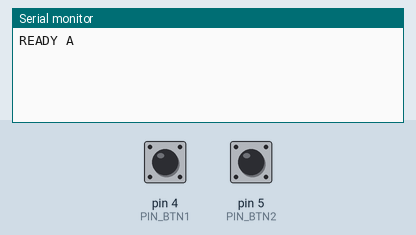
This sketch was run on a simulated Arduino Uno, built with avr-gcc and run on an emulated ATmega328P. Shown: the last lines printed to the serial monitor. The test bench sets the inputs (shaded band); at power-on: pin 4 (PIN_BTN1) HIGH, pin 5 (PIN_BTN2) HIGH.

Above: at 1.2 s.
1.3 s: pin 4 (PIN_BTN1) pulled LOW for 0.15 s
At 2.6 s:
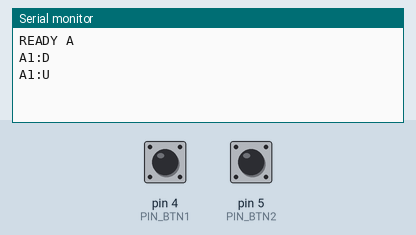
2.9 s: pin 5 (PIN_BTN2) pulled LOW for 0.15 s
At 3.04 s:
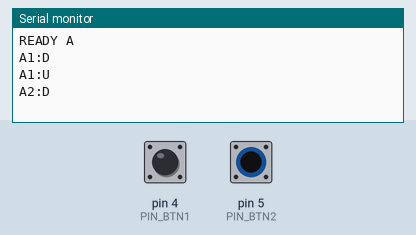

The sketch:

esp32-button.ino
```cpp
/*
 * 人机辩论赛 · 抢话按钮（USB 串口版）· ESP32-C3 安全版
 * ============================================================
 * 数据线连电脑 → 浏览器（大屏页面）通过 Web Serial 直接读取按钮事件
 *   ESP32 只做「中转」：按钮 → 串口 → 大屏网页 → 亮灯/计时/抢话仲裁 → （可选）转发给智能体
 *   零网络依赖，实测约 0.1 秒，正式比赛首选这个版本。
 *
 * ★★★ 本版修正了 ESP32-C3 的致命引脚冲突 ★★★
 *   C3 的 GPIO18 = USB D-，GPIO19 = USB D+，是芯片原生 USB 的差分线。
 *   旧版把 GPIO18 当蜂鸣器并 pinMode(OUTPUT) + digitalWrite(LOW)，会直接把 USB 掐断：
 *   表现就是「下载模式能连、按 RST 后电脑里板子彻底消失、串口监视器空白」。
 *   本版把蜂鸣器移到 GPIO10，按钮移到 4/5/6/7，并加了编译期防线：一旦改回 18/19 直接报错。
 *
 * ★ 本文件已预置为「正方 侧」那块板（BOARD 'A'），按钮对应：正方一辩（GPIO 4）、正方三辩（GPIO 5）
 *
 * 接线（ESP32-C3 推荐引脚）：
 *   按钮1  —— GPIO 4   —— 另一端接 GND
 *   按钮2  —— GPIO 5   —— 另一端接 GND
 *   按钮3  —— GPIO 6   —— 另一端接 GND   （仅 BOARD '4' 用）
 *   按钮4  —— GPIO 7   —— 另一端接 GND   （仅 BOARD '4' 用）
 *   蜂鸣器 —— GPIO 10  —— 有源蜂鸣器正极接 10、负极接 GND（可选，没接就保持 HAS_BUZZER 0）
 *   （INPUT_PULLUP，按下读到 LOW，不需要电阻）
 *
 * ★ C3 引脚禁区（务必避开，接了就会出各种怪问题）：
 *   GPIO18 / GPIO19   → USB D- / D+（占用即断联）
 *   GPIO20 / GPIO21   → UART0 RX / TX（串口日志）
 *   GPIO8  / GPIO9    → 启动 strapping / BOOT 按键
 *   GPIO11 ~ GPIO17   → 片上 Flash，绝对不能碰
 *
 * 通信协议（115200，每行一条，\n 结尾）：
 *   板上报： A1:D / A1:U      板号+按钮号 : D按下 / U松开
 *            READY A          上电握手（大屏可据此确认板子活着）
 *            A:BEAT           每 5 秒心跳（确认 USB 链路没断）
 *            A:PONG           回应电脑的 A:PING
 *   电脑下发：A:BUZZ            蜂鸣提示
 *            A:HINT            「轮到你了」三闪
 *            A:PING → PONG     链路自检
 *
 * 板号与按钮号：
 *   BOARD 'A'（正方）→ A1=正方一辩  A2=正方三辩
 *   BOARD 'B'（反方）→ B1=反方一辩  B2=反方三辩
 *   BOARD '4'（一板四键）→ 41=正方一辩 42=正方三辩 43=反方一辩 44=反方三辩
 *
 * 编译：Arduino IDE → 开发板选 "ESP32C3 Dev Module"
 *       → USB CDC On Boot = Enabled → 端口选板子的 COM
 */

#define BOARD        'A'   // ★ 已预置：'A'=正方 / 'B'=反方 / '4'=一块板接四个按钮
#define HAS_BUZZER   0     // 1=接了有源蜂鸣器（接 GPIO10）；0=没接
#define HAS_LED      0     // C3 各板 LED 引脚不统一（GPIO8 / 2 / 12 都有），默认关；
                           // 确认自己板子的 LED 脚后再改成 1，并把 PIN_LED 改成那个脚

/* ---------------- 引脚定义 ---------------- */
#define PIN_BTN1     4
#define PIN_BTN2     5
#define PIN_BTN3     6
#define PIN_BTN4     7
#define PIN_BUZZER   10
#define PIN_LED      2

/* 编译期防线：C3 上把 USB 差分线当外设用，直接编译失败，免得再踩一次 */
#if defined(CONFIG_IDF_TARGET_ESP32C3)
  #if (PIN_BTN1 == 18) || (PIN_BTN2 == 18) || (PIN_BTN3 == 18) || (PIN_BTN4 == 18) || (PIN_BUZZER == 18)
    #error "ESP32-C3: GPIO18 是 USB D-，不能接外设！蜂鸣器请用 GPIO10"
  #endif
  #if (PIN_BTN1 == 19) || (PIN_BTN2 == 19) || (PIN_BTN3 == 19) || (PIN_BTN4 == 19) || (PIN_BUZZER == 19)
    #error "ESP32-C3: GPIO19 是 USB D+，不能接外设！请改用 GPIO6 / GPIO7"
  #endif
  #if (PIN_BTN1 >= 11 && PIN_BTN1 <= 17) || (PIN_BTN2 >= 11 && PIN_BTN2 <= 17) || \
      (PIN_BTN3 >= 11 && PIN_BTN3 <= 17) || (PIN_BTN4 >= 11 && PIN_BTN4 <= 17)
    #error "ESP32-C3: GPIO11~17 是片上 Flash 引脚，不能接外设"
  #endif
#endif

const int PIN_BTN[4] = { PIN_BTN1, PIN_BTN2, PIN_BTN3, PIN_BTN4 };
const int BUZZER = PIN_BUZZER;
const int LED    = PIN_LED;

const unsigned long DEBOUNCE_MS = 15;
const unsigned long BEAT_MS     = 5000;    // 心跳间隔：让大屏知道板子还活着

struct Btn {
  int pin;
  int idx;             // 按钮号 1~4
  bool lastRead;
  bool state;
  unsigned long tEdge;
};

Btn btns[4];
int btnCount = 0;
unsigned long lastBeat = 0;
String rxLine = "";

void buildButtons() {
  if (BOARD == '4') {                     // 一板四键：正一 正三 反一 反三
    btns[0] = { PIN_BTN[0], 1, HIGH, false, 0 };
    btns[1] = { PIN_BTN[1], 2, HIGH, false, 0 };
    btns[2] = { PIN_BTN[2], 3, HIGH, false, 0 };
    btns[3] = { PIN_BTN[3], 4, HIGH, false, 0 };
    btnCount = 4;
  } else {                                // 两块板各 2 键
    btns[0] = { PIN_BTN[0], 1, HIGH, false, 0 };
    btns[1] = { PIN_BTN[1], 2, HIGH, false, 0 };
    btnCount = 2;
  }
}

void report(int idx, bool pressed) {
  Serial.print(BOARD);
  Serial.print(idx);
  Serial.print(':');
  Serial.println(pressed ? "D" : "U");
}

void buzz(unsigned int ms) {
#if HAS_BUZZER
  digitalWrite(BUZZER, HIGH); delay(ms); digitalWrite(BUZZER, LOW);
#endif
#if HAS_LED
  digitalWrite(LED, LOW); delay(ms); digitalWrite(LED, HIGH);   // 板载 LED 低电平点亮
#endif
  if (!HAS_BUZZER && !HAS_LED) delay(ms);
}

/* AI 说完 / 轮到你了：三次快闪 */
void hint() {
#if HAS_BUZZER
  buzz(120); delay(80); buzz(120);
#endif
#if HAS_LED
  for (int i = 0; i < 3; i++) { digitalWrite(LED, LOW); delay(80); digitalWrite(LED, HIGH); delay(80); }
#endif
}

void setup() {
  Serial.begin(115200);
  /* 等 USB 枚举，最多 1.2 秒；UART 模式下 !Serial 恒为 false，不会卡住 */
  unsigned long t0 = millis();
  while (!Serial && millis() - t0 < 1200) delay(10);

  buildButtons();
  for (int i = 0; i < btnCount; i++) pinMode(btns[i].pin, INPUT_PULLUP);

#if HAS_BUZZER
  pinMode(BUZZER, OUTPUT); digitalWrite(BUZZER, LOW);
#endif
#if HAS_LED
  pinMode(LED, OUTPUT); digitalWrite(LED, HIGH);
#endif

  /* 上电握手：串口监视器里能看到 READY A，确认板子活着 */
  Serial.print("READY ");
  Serial.println(BOARD);
  hint();
  lastBeat = millis();
}

void handleCommand(String s) {
  s.trim();
  if (!s.length()) return;
  /* 只响应给本板的指令：A:BUZZ 给 A 板、B:BUZZ 给 B 板；不带板号前缀的一律响应 */
  char head = s.charAt(0);
  bool mine = (head == BOARD) || (head != 'A' && head != 'B' && head != '4');
  if (s.endsWith("BUZZ")) {
    if (mine) buzz(120);
  } else if (s.endsWith("HINT")) {          // 大屏在「AI 说完 / 轮到你了」时发 A:HINT
    if (mine) hint();
  } else if (s.endsWith("PING")) {
    Serial.print(BOARD);
    Serial.println(":PONG");
  }
}

void loop() {
  /* ---- 按钮去抖 + 上报 ---- */
  for (int i = 0; i < btnCount; i++) {
    bool raw = digitalRead(btns[i].pin);
    if (raw != btns[i].lastRead) {
      btns[i].lastRead = raw;
      btns[i].tEdge = millis();
    } else if (millis() - btns[i].tEdge >= DEBOUNCE_MS) {
      bool pressed = (raw == LOW);
      if (pressed != btns[i].state) {
        btns[i].state = pressed;
        report(btns[i].idx, pressed);
        if (pressed) buzz(25);              // 按下给一点触感反馈
      }
    }
  }

  /* ---- 心跳（便于确认 USB 链路没断）---- */
  if (millis() - lastBeat >= BEAT_MS) {
    lastBeat = millis();
    Serial.print(BOARD);
    Serial.println(":BEAT");
  }

  /* ---- 接收电脑指令 ---- */
  while (Serial.available()) {
    char c = Serial.read();
    if (c == '\n' || c == '\r') {
      if (rxLine.length()) { handleCommand(rxLine); rxLine = ""; }
    } else if (rxLine.length() < 40) {
      rxLine += c;
    }
  }
}
```

Measured:
- after the input at 1.3 s, the serial monitor: prints a new line at once (image 1)
- after the input at 2.9 s, the serial monitor: prints a new line at once (image 2)
